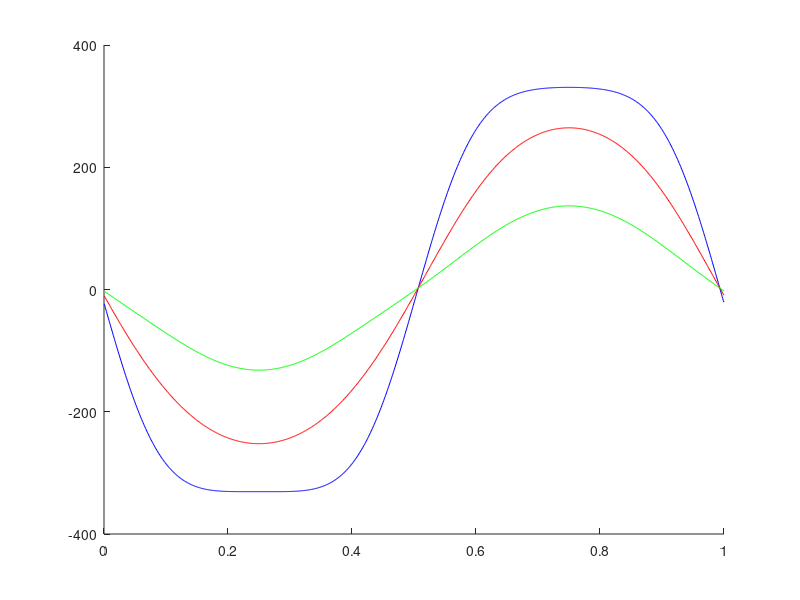

Reproduce this figure in MATLAB.
function RNE()
clc
clear all
close all

VISUALIZE = false;

% -------------------------------------------------------------------------
% Define the DH parameters
N_DOFS = 3;
dh.theta = [0 0 0];
dh.alpha = [0 0 0];
dh.offset = [0 0 0];        % always zero vector for us
dh.d = [0 0 0];
dh.a = [0.5 0.5 0.5];
dh.type = ['r' 'r' 'r'];

% -------------------------------------------------------------------------
% Rigid body paramaters: inertia, mass, and center of mass for each link
% (in this case 3 links)
rb.I =  repmat(eye(3), 1, 1, N_DOFS);
rb.m = [1 1 1];
% In standard DH, COM is mesured respect to its end-effector (using local
% frame). When COM is [0 0 0]', it means the COM is located exactly at the
% end-effector. Therefore, COM usually has negative values, which means the
% COM is behind the end-effector
rb.r = [-0.25 0 0; -0.25 0 0; -0.25 0 0]'; % this is the ri_ci in frame i vector

% -------------------------------------------------------------------------
% Arbitrary trajectory as the inputs: joint position, velocity, and 
% acceleration
ts = 0.001;
time_span = 0:ts:1;
qc = [pi/3*sin(2*pi*1*time_span)' pi/3*sin(2*pi*1*time_span)' pi/3*sin(2*pi*1*time_span)'];
qcdot = gradient(qc', ts)';
qcddot = gradient(qcdot', ts)';

% -------------------------------------------------------------------------
% Kinematic simulation, optional, for visualization purpose!   
% End-effector position, form the base which is located at [0 0 0]'

if VISUALIZE
    figure;
    hold on;
    h1 = plot3(0,0,0, 'b');   % The link
    h2 = plot3(0,0,0, 'or');  % The joint/end-effector
    h3 = plot3(0,0,0, 'xk');  % The center of mass
    xlabel('x')
    ylabel('y')
    zlabel('z')
    view([0 0 1]);
    axis equal;
    xlim([-2 2]);
    ylim([-2 2]);
    zlim([-0.5 0.5]);
    legend('Link', 'Joint', 'Center of Mass')
    
    EE = zeros(3, N_DOFS+1);
    COM = zeros(3, N_DOFS);    
    for k = 1 : length(time_span)  
        for i = 1 : 1 : N_DOFS
            T = calc_transformation(0, i, dh, qc(k,:));
            EE(:,i+1) = T(1:3,4);
            COM(:,i) = EE(:,i+1) + T(1:3,1:3) * rb.r(:,i);
        end
        
        % Draw the robot
        set(h1, 'XData', EE(1, :), 'YData', EE(2, :),'ZData', EE(3, :));
        set(h2, 'XData', EE(1, :), 'YData', EE(2, :),'ZData', EE(3, :));
        set(h3, 'XData', COM(1, :), 'YData', COM(2, :),'ZData', COM(3, :));
        drawnow;
    end
end 

% -------------------------------------------------------------------------
% get the torque for the trajectory
u_n = invdyn(dh, rb, qc, qcdot, qcddot, [0; -9.8; 0]);

disp(u_n)

% ------------------------------------------------------------------------
% Plotting
figure;
hold on;
plot(time_span, u_n(1,:), 'b');
plot(time_span, u_n(2,:), 'r');
plot(time_span, u_n(3,:), 'g');
end


% ---------------------------aux function for NER -------------------------
function Q = invdyn(dh, rb, qc, qcdot, qcddot, grav)    % we use the gravity trick
% Inverse dynamic with recursive Newton-Euler

%if nargin < 6
%    grav = [0;0;0];
%end

z0 = [0; 0; 1];

for k = 1 : length(qc)  
    q = qc(k, :);
    qdot = qcdot(k, :);
    qddot = qcddot(k, :);

    N_DOFS = length(q);
    
    % ---------------------------------------------------------------------
    % 1) Forward recursion (acceleration recursion)
    for i = 1 : N_DOFS
        T = calc_transformation(i-1, i, dh, q);
        R = T(1:3, 1:3);
        p = [dh.a(i); dh.d(i)*sin(dh.alpha(i)); dh.d(i)*cos(dh.alpha(i))]; % represents ri-1_i in reference frame i
        
        if i > 1
            % compute omega_i in frame i
            w(:, i) =  R'*(w(:, i-1) + z0.*qdot(i));
            % compute omegad_i in frame i
            wdot(:, i) = R'*(wdot(:, i-1) +  z0.*qddot(i) + ...
                cross(w(:, i-1), z0.*qdot(i)));
            % compute a_i in frame i
            vdot(:,i) = R'*vdot(:,i-1) + cross(wdot(:,i), p) + ...
                cross(w(:,i), cross(w(:,i),p));

            % a_ci in frame i is computed directly on the backward
            % recursion with the name vcdot
        
        else % if first joint we have omega_0 = 0, omegad_0 = 0 and a_0 = gravity vector
            w(:, i) =  R'*(z0.*qdot(i));
            wdot(:, i) = R'*(z0.*qddot(i));
            vdot(:,i) = R'*grav + cross(wdot(:,i), p) + ...
                cross(w(:,i), cross(w(:,i),p));
        end
    end
    
    % Dynamic simulation
    % 2) Backward recursion (force/torque computation)
    for i = N_DOFS:-1:1
        p = [dh.a(i); dh.d(i)*sin(dh.alpha(i)); dh.d(i)*cos(dh.alpha(i))];    % represents ri-1_i in reference frame i
        
        % this is the computation of a_ci in frame i, in the slides is
        % modelled in the forward recursion but it's the same
        vcdot = vdot(:,i) + cross(wdot(:,i),rb.r(:,i)) + ...
            cross(w(:,i),cross(w(:,i),rb.r(:,i)));
        
        % the update term 
        F = rb.m(i)*vcdot;                                              % force
        N = rb.I(:,:,i)*wdot(:,i) + cross(w(:,i),rb.I(:,:,i)*w(:,i));   % torque

        % to be added external forces initialization here (so f_n+1 and
        % n_n+2
        
        % summing contribution of i+1 generalized force
        % p -> ri-1_i in frame i
        % rb.r ->  ri_ci in frame i
        if i < N_DOFS
            T = calc_transformation(i, i+1, dh, q);
            R = T(1:3, 1:3);

            f(:,i) = R*f(:,i+1) + F;
            %n(:,i) = R*(n(:,i+1) + cross(R'*p, f(:,i+1))) + ...
            %    cross(rb.r(:,i)+p,F) + N;
            n(:,i) = R*(n(:,i+1)) + cross(R*f(:,i+1), rb.r(:,i)) - ...
                cross(f(:,i), p + rb.r(:,i)) + N;
            
        else
            n(:,i) = cross(rb.r(:,i)+p,F) + N;
            f(:,i) = F;
        end
        
        T = calc_transformation(i-1, i, dh, q);
        R = T(1:3, 1:3);
        
        
        % 3) Force projection
        % insert here dissipative term if needed like viscous friction
        % adding to Q(i,k) -> Fv(i) * qcdot
        
        if dh.type(i) == 't'
            Q(i,k) = f(:,i)'*R'*z0;
        elseif dh.type(i) == 'r'
            Q(i,k) = n(:,i)'*R'*z0;
        end
    end
end
end

% -------------------------------------------------------------------------
% get DH Transformation matrix
function  T = calc_transformation(from, to, dh, qc)

% qc -> position from the trajectory 
% Transformation from one joint to another joint
% 0<=from<N_DOFS
% 0<to<=N_DOFS

T = eye(4);
N_DOFS = length(qc);

% Sanity check
if (from >= N_DOFS) || (from < 0) || (to <= 0) || (to >  N_DOFS)
    return;
end

for i = from+1 : to
    % the sampled joint variables have a different interpretation in DH
    % based on the joint type: 
    if dh.type(i) == 'r'
        dh.theta(i) = qc(i);
    elseif dh.type(i) == 'p'
        dh.d(i) = qc(i);
    end
    
    ct = cos(dh.theta(i) + dh.offset(i));
    st = sin(dh.theta(i) + dh.offset(i));
    ca = cos(dh.alpha(i));
    sa = sin(dh.alpha(i));
    
    T = T * [ ct    -st*ca   st*sa     dh.a(i)*ct ; ...
              st    ct*ca    -ct*sa    dh.a(i)*st ; ...
              0     sa       ca        dh.d(i)    ; ...
              0     0        0         1          ];
end

end